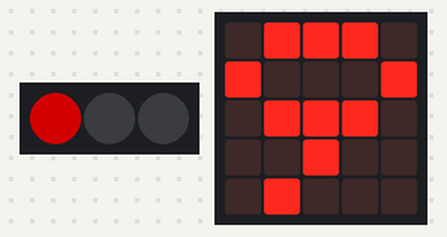
The program below on a simulated BBC micro:bit (MakeCode). Shown: 3 RGB LEDs in strip order, left to right, the board's 5×5 LED display. Dim RGB values are drawn brighter than linear.

Above: at 1.1 s.
At 4.2 s:
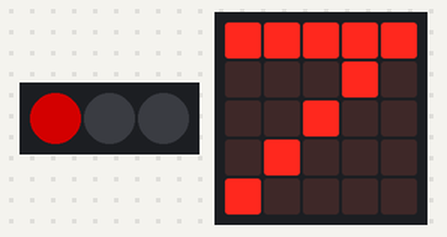
At 8.8 s:
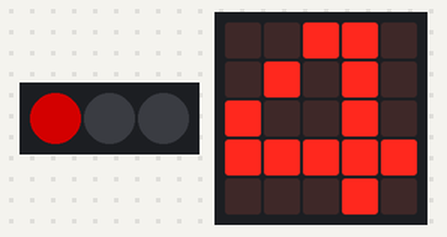
At 17.6 s:
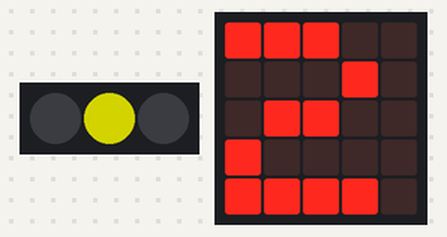
At 26.3 s:
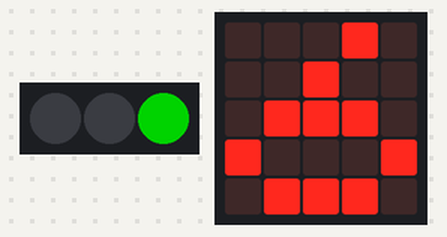
At 34.1 s:
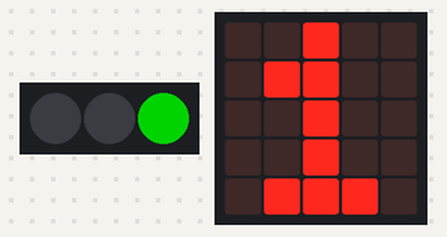
Timing chart, 0 to 37.1 s (numbered marks = the images above):
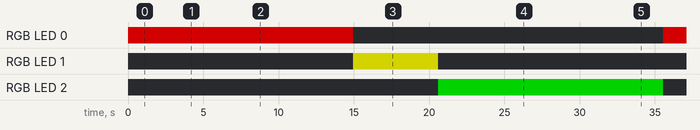

The program:

main.ts
```typescript
function Green_LED_Lights_on () {
    strip.setPixelColor(2, neopixel.colors(NeoPixelColors.Green))
    strip.setPixelColor(1, neopixel.colors(NeoPixelColors.Black))
    strip.setPixelColor(0, neopixel.colors(NeoPixelColors.Black))
    strip.show()
}
function Red_LED_Lights_on () {
    strip.setPixelColor(2, neopixel.colors(NeoPixelColors.Black))
    strip.setPixelColor(1, neopixel.colors(NeoPixelColors.Black))
    strip.setPixelColor(0, neopixel.colors(NeoPixelColors.Red))
    strip.show()
}
function Yellow_LED_Lights_on () {
    strip.setPixelColor(2, neopixel.colors(NeoPixelColors.Black))
    strip.setPixelColor(1, neopixel.colors(NeoPixelColors.Yellow))
    strip.setPixelColor(0, neopixel.colors(NeoPixelColors.Black))
    strip.show()
}
let Відлік = 0
let strip: neopixel.Strip = null
strip = neopixel.create(DigitalPin.P1, 3, NeoPixelMode.RGB)
basic.forever(function () {
    basic.clearScreen()
    Red_LED_Lights_on()
    basic.pause(1000)
    Відлік = 9
    while (Відлік > 0) {
        basic.showNumber(Відлік)
        basic.pause(800)
        Відлік += -1
    }
    basic.clearScreen()
    Yellow_LED_Lights_on()
    basic.pause(1000)
    Відлік = 3
    while (Відлік > 0) {
        basic.showNumber(Відлік)
        basic.pause(800)
        Відлік += -1
    }
    basic.clearScreen()
    Green_LED_Lights_on()
    basic.pause(1000)
    Відлік = 9
    while (Відлік > 0) {
        basic.showNumber(Відлік)
        basic.pause(800)
        Відлік += -1
    }
})
```

test.ts
```typescript
// здесь помещаются тесты; они не будут скомпилированы, пока пакет используется в качестве расширения.
```

Measured:
- by itself, RGB LED 0: off → RGB(127, 0, 0) at 0.00 s, → off 15.0 s later, → RGB(127, 0, 0) 20.6 s later
- by itself, RGB LED 1: off → RGB(127, 127, 0) at 15.0 s, → off 5.7 s later
- by itself, RGB LED 2: off → RGB(0, 127, 0) at 20.6 s, → off 15.0 s later
- what the display in image 0 shows lasts 1.6 s, from 1.0 s to 2.6 s
